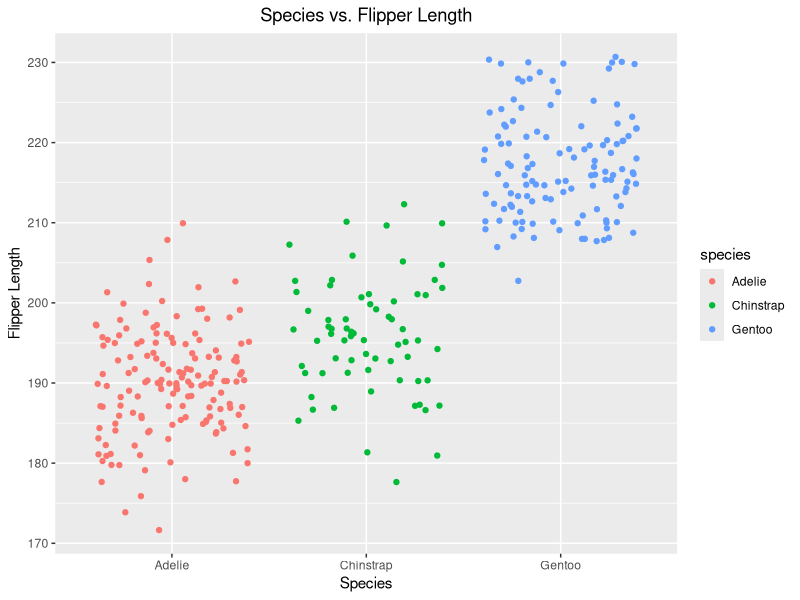

This chart was generated by the following R code:
## ---- chunk 1
knitr::opts_chunk$set(echo = TRUE)
library(tidyverse)
library(palmerpenguins)
## ---- chunk 2
function_1 <- expression(x ^ 2)

derivative_1 <- deriv(function_1, "x")

x <- 3

eval(derivative_1)

## ---- chunk 3
 function_2 <- expression((2 * ((3 * a + 2)^4) -4))

derivative_2 <- deriv(function_2, "a")

a <- 1.2

eval(derivative_2)
## ---- chunk 4
function_3 <- expression((-4 * t)/ ((t^2 + 1)^3))

derivative_3 <- deriv(function_3, "t")

t <- 0

eval(derivative_3)


## ---- chunk 5
ggplot(data = penguins, aes(x = species, y = flipper_length_mm)) + 
  geom_jitter(aes(color = species)) +
  labs(x = "Species", 
       y = "Flipper Length", 
       title = "Species vs. Flipper Length") +
  theme(plot.title = element_text(hjust = .5))
  
